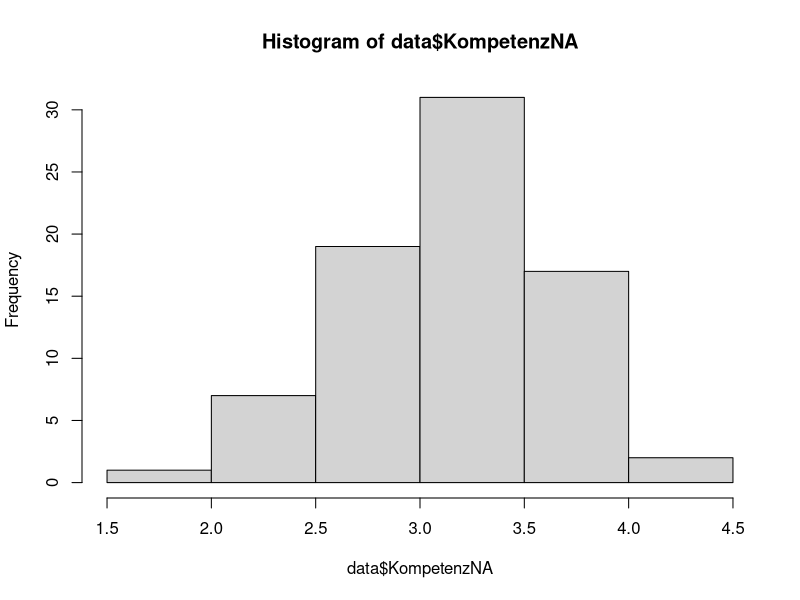
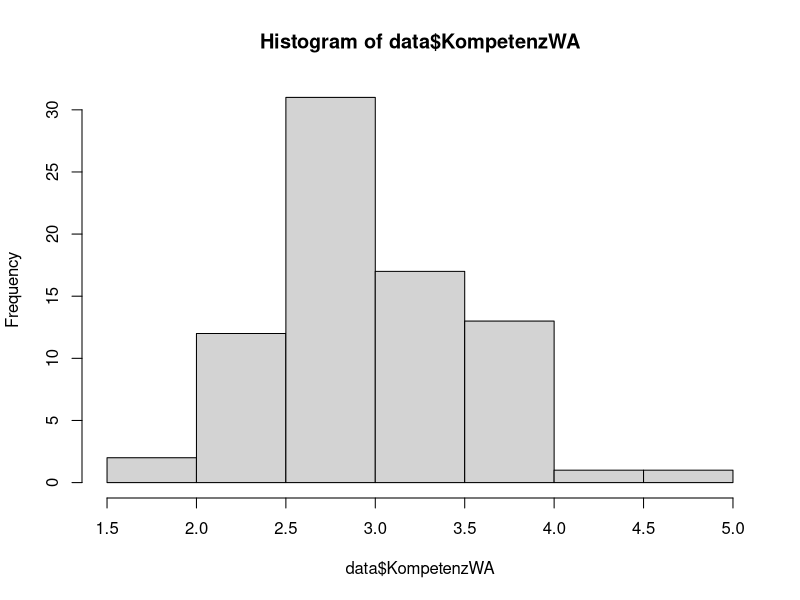
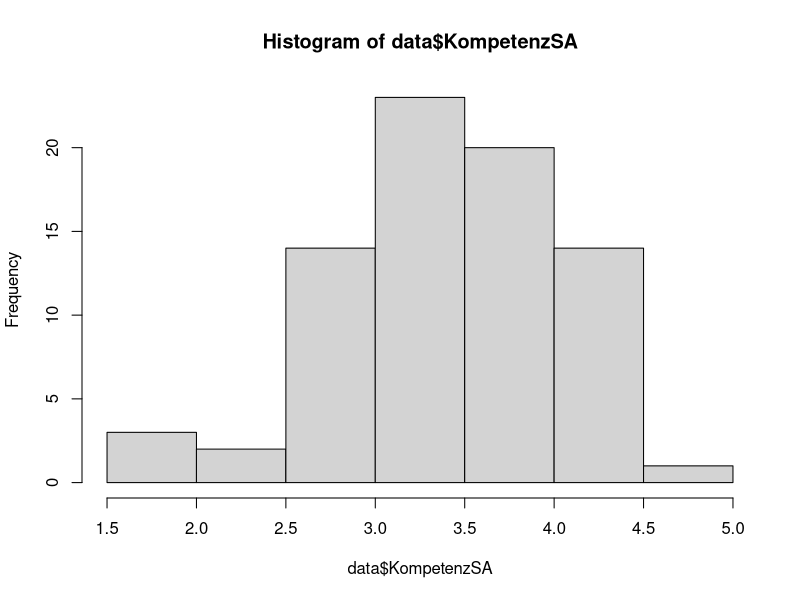
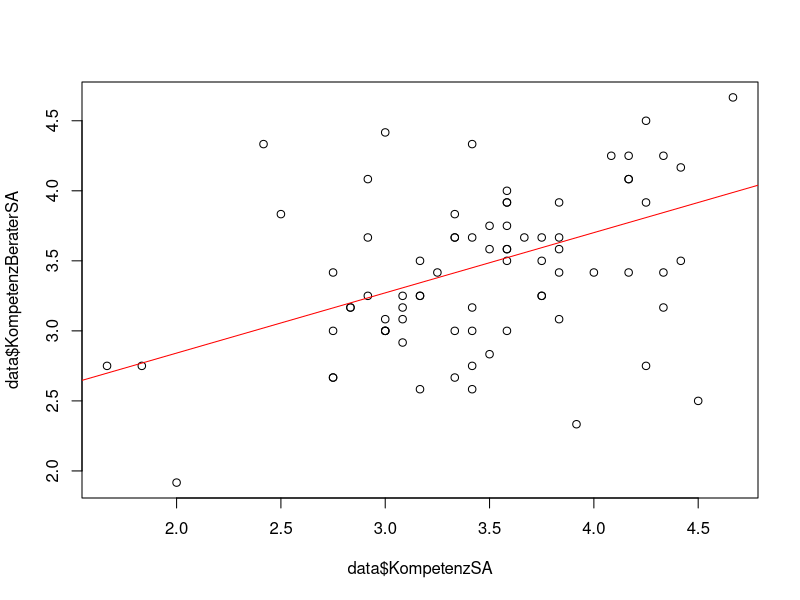
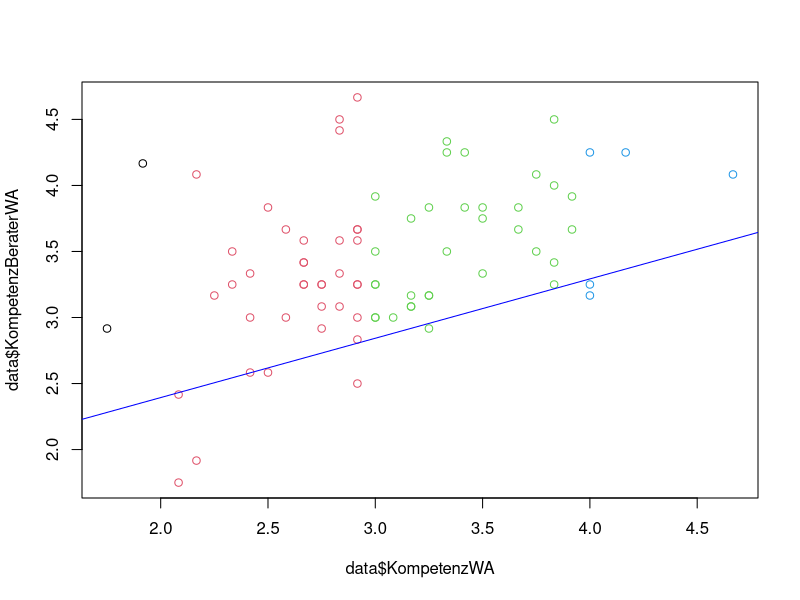
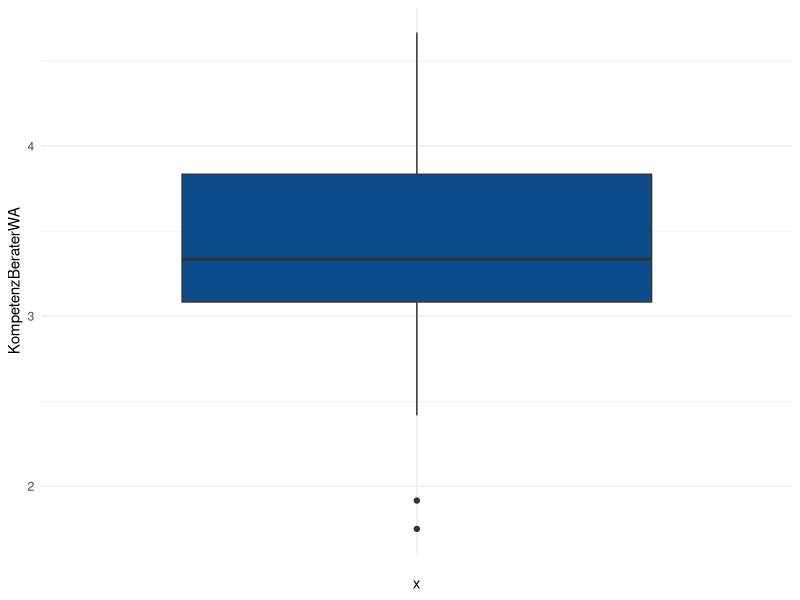
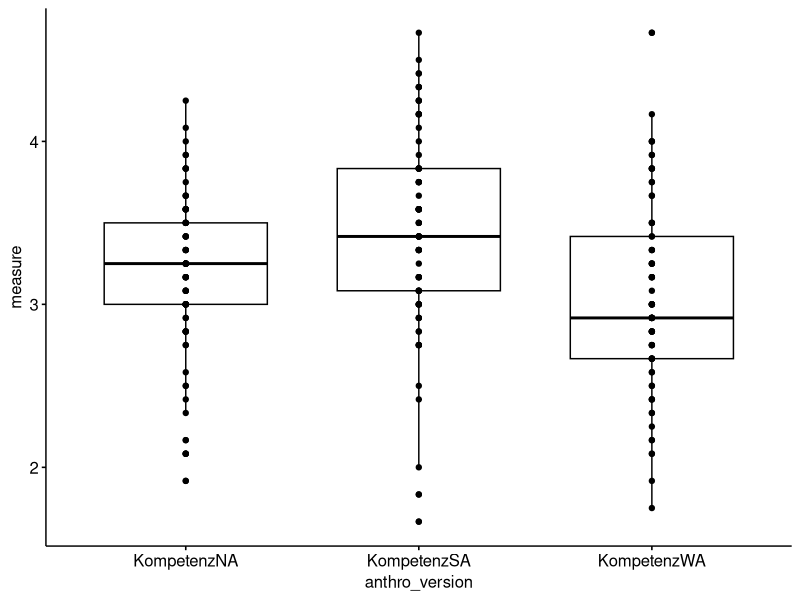
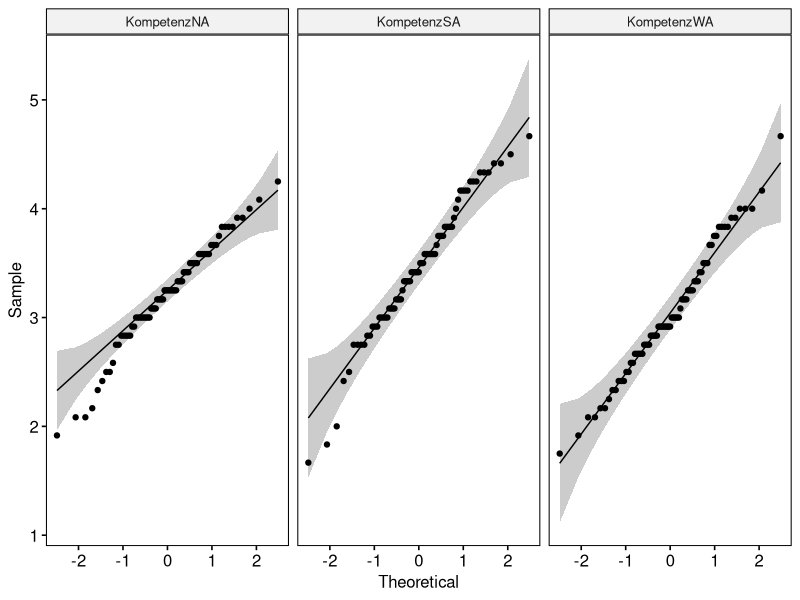

Reproduce these figures in R, in order.
library(data.table)
library(psych)
library(ggplot2)
library(tidyverse)
library(ggpubr)
library(rstatix)

# ------------------Data Loading and Preparation ------------------------
#load data
data <- fread("survey_results_manualclean.csv")
#remove empty rows
data <- data[-(64),]

# replace NANs with NA
is.nan.data.frame <- function(x)
  do.call(cbind, lapply(x, is.nan))

data[is.nan(data)] <- NA


# -------------NA------------------------------------
#Prüfung ob Kompetenzvariabeln NA normalverteilt

# Shapiro Wilk normality test
shapiro.test(data$KompetenzNA)
# W = 0.97636, p-value = 0.1612
# da p > 0.05 sind Daten normalverteilt
hist(data$KompetenzNA)
# Histogram ist etwa normalverteilt - Bestätigt Shapiro-Wilk Test

# -------------WA------------------------------------
#Prüfung ob Kompetenzvariabeln WA normalverteilt
# Shapiro Wilk normality test
shapiro.test(data$KompetenzWA)
# W = 0.98437, p-value = 0.4662
# da p > 0.05 sind Daten normalverteilt
hist(data$KompetenzWA)
# Histogram ist etwa normalverteilt - Bestätigt Shapiro-Wilk Test

# -------------SA------------------------------------
#Prüfung ob Kompetenzvariabeln SA normalverteilt
# Shapiro Wilk normality test
shapiro.test(data$KompetenzSA)
# W = 0.97451, p-value = 0.1241
# da p > 0.05 sind Daten normalverteilt
hist(data$KompetenzSA)
# Histogram ist etwa normalverteilt - Bestätigt Shapiro-Wilk Test




# --------------------------- Welch Two Sample t-Test NA-SA ----------------------------
# Vorbedingung: Ist Varianz etwa gleich?
describeBy(data$KompetenzSA, na.rm = TRUE)
describeBy(data$KompetenzNA, na.rm = TRUE)
# KompetenzSA sd = 0.61; KompetenzNA sd = 0.48

# Nullhypothese: No difference between averages of the two groups

# ---Alternativhypothese: SA ist weniger kompetent als NA
t.test(data$KompetenzNA, data$KompetenzSA, alternative = "less", na.rm = TRUE)
#t = -2.7794, df = 143.55, p-value = 0.003088
#alternative hypothesis: true difference in means is less than 0


# ---Alternativhypothese: SA ist kompetenter als NA
t.test(data$KompetenzNA, data$KompetenzSA, alternative = "greater", na.rm = TRUE)
#t = -2.7794, df = 143.55, p-value = 0.9969
#alternative hypothesis: true difference in means is greater than 0
# ---> there is not enough evidence of a difference between the (true) averages of the two groups

# ---Two-sided
t.test(data$KompetenzNA, data$KompetenzSA, alternative = "two.sided", na.rm = TRUE)
# t = -2.7794, df = 143.55, p-value = 0.006175
# alternative hypothesis: true difference in means is not equal to 0





# --------------------------- Wilcoxon NA-SA ----------------------------
describe(data$KompetenzNA)
#    vars  n mean   sd median trimmed  mad  min  max range  skew kurtosis   se
# X1    1 77  3.2 0.48   3.25    3.23 0.37 1.92 4.25  2.33 -0.45     0.16 0.05
describe(data$KompetenzSA)
#   vars  n mean   sd median trimmed  mad  min  max range  skew kurtosis   se
#X1    1 77 3.45 0.61   3.42    3.47 0.62 1.67 4.67     3 -0.41     0.24 0.07

# Ist die wahrgenommene Kompetenz des NA geringer als diejenige des SA?
wilcox.test(data$KompetenzNA, data$KompetenzSA, paired = TRUE, exact = FALSE, correct = TRUE, alternative = "less")
# V = 763, p-value = 0.001588
# alternative hypothesis: true location shift is less than 0
# --> Ja

# --------------------------- Wilcoxon NA-WA ----------------------------
describe(data$KompetenzNA)
#    vars  n mean   sd median trimmed  mad  min  max range  skew kurtosis   se
# X1    1 77  3.2 0.48   3.25    3.23 0.37 1.92 4.25  2.33 -0.45     0.16 0.05
describe(data$KompetenzWA)
#    vars  n mean  sd median trimmed  mad  min  max range skew kurtosis   se
# X1    1 77 3.04 0.58   2.92    3.03 0.49 1.75 4.67  2.92 0.26    -0.23 0.07

# Ist die wahrgenommene Kompetenz des NA geringer als diejenige des WA?
wilcox.test(data$KompetenzNA, data$KompetenzWA, paired = TRUE, exact = FALSE, correct = TRUE, alternative = "less")
# V = 1714.5, p-value = 0.9939
# --> Nein

# --------------------------- Wilcoxon WA-SA ----------------------------
describe(data$KompetenzWA)
#    vars  n mean  sd median trimmed  mad  min  max range skew kurtosis   se
# X1    1 77 3.04 0.58   2.92    3.03 0.49 1.75 4.67  2.92 0.26    -0.23 0.07
describe(data$KompetenzSA)
#   vars  n mean   sd median trimmed  mad  min  max range  skew kurtosis   se
#X1    1 77 3.45 0.61   3.42    3.47 0.62 1.67 4.67     3 -0.41     0.24 0.07

# Ist die wahrgenommene Kompetenz des NA grösser als diejenige des WA?
wilcox.test(data$KompetenzWA, data$KompetenzSA, paired = TRUE, exact = FALSE, correct = TRUE, alternative = "greater")
# V  = 496, p-value = 1
# --> Nein




# --------------------------- Multiple Regression KompetenzSA~KompetenzBeraterSA----------------------------
plot(data$KompetenzSA, data$KompetenzBeraterSA)

#Beraterkompetenz abhängig von HM Kompetenz?
testmodel <- lm(KompetenzSA~KompetenzBeraterSA, data = data)

# add line to plot which shows the estimated values
abline(testmodel, col="red")

summary(testmodel)


# --------------------------- Multiple Regression KompetenzWA~KompetenzBeraterWA----------------------------
plot(data$KompetenzWA, data$KompetenzBeraterWA, col = data$KompetenzWA)

#Beraterkompetenz abhängig von HM Kompetenz?
testmodel <- lm(KompetenzWA~KompetenzBeraterWA, data = data)
# da p-value: 6.633e-05, leistet das Modell einen Erklärungsbeitrag zur Fragestellung
# --> Multiple R-squared:  0.1923 -> ich kann ledglich 17.42% der Varianz von KompetenzWA erklären (sehr wenig)
# --> Ändert sich die KompetenzBeraterWA um 1 Einheit, steigt die KompetenzWA um 0.4371

# add line to plot which shows the estimated values
abline(testmodel, col="blue")

summary(testmodel)





# ---------------------------  Pearson Korrelation KompetenzXA~KompetenzBeraterXA----------------------------
# Voraussetzungen erfüllt gemäss https://www.methodenberatung.uzh.ch/de/datenanalyse_spss/zusammenhaenge/korrelation.html#3.6._Eine_typische_Aussage

#detect outliers using a boxplot
ggplot(data) +
  aes(x = "", y = KompetenzBeraterWA) +
  geom_boxplot(fill = "#0c4c8a") +
  theme_minimal()

# Pearson Korrelation Test
cor.test(data$KompetenzBeraterWA, data$KompetenzWA)
# t = 4.2257, df = 75, p-value = 6.633e-05
# alternative hypothesis: true correlation is not equal to 0
# 95 percent confidence interval:
#  0.2379086 0.6032485
# sample estimates:
#   cor 
# 0.4385202 

cor.test(data$KompetenzBeraterNA, data$KompetenzNA)
# t = 4.7501, df = 75, p-value = 9.558e-06
# alternative hypothesis: true correlation is not equal to 0
# 95 percent confidence interval:
#   0.2879387 0.6363403
# sample estimates:
#   cor 
# 0.4809031 

cor.test(data$KompetenzBeraterSA, data$KompetenzSA)
# t = 3.6911, df = 75, p-value = 0.000421
# alternative hypothesis: true correlation is not equal to 0
# 95 percent confidence interval:
#   0.1842852 0.5663259
# sample estimates:
#   cor 
# 0.3920805 




# ---------------------------  Pearson Korrelation KompetenzXA~KompetenzXA - Honesty----------------------------
# Voraussetzungen erfüllt gemäss https://www.methodenberatung.uzh.ch/de/datenanalyse_spss/zusammenhaenge/korrelation.html#3.6._Eine_typische_Aussage





# ---------------------------   Repeated One-way ANOVA HM ----------------------------
# data preparation
# extract the 3 competence measure-columns NA, WA, SA
data_extract <- data %>% select(id, KompetenzNA, KompetenzWA, KompetenzSA)
# rearrange values
competence <- data_extract %>%  
  gather(key = "anthro_version", value = "measure", KompetenzNA, KompetenzWA, KompetenzSA) %>% 
  convert_as_factor(id, anthro_version)

# compute some summary statistics
competence %>%
  group_by(anthro_version) %>%
  get_summary_stats(measure, type = "mean_sd")
# A tibble: 3 x 5
#anthro_version variable     n  mean    sd
# <fct>            <chr>    <dbl> <dbl> <dbl>
# 1 KompetenzNA    measure     77  3.20 0.477
# 2 KompetenzSA    measure     77  3.45 0.611
# 3 KompetenzWA    measure     77  3.04 0.578

# Visualize
bxp <- ggboxplot(competence, x = "anthro_version", y = "measure", add = "point")
bxp

#Check for extreme outliers
competence %>%
  group_by(anthro_version) %>%
  identify_outliers(measure)
# --> No, extreme outliers

# Check normality assumption
competence %>%
  group_by(anthro_version) %>%
  shapiro_test(measure)
# The competence scores are all normally distributed at each anthro_version, as assessed by Shapiro-Wilk’s test (p > 0.05).

# Additional normality assumptions check since Shapiro Wilks test can get sensitive to minor deviation from normality with sample size > 50
ggqqplot(competence, "measure", facet.by = "anthro_version")

# Computation of repeated ANOVA
res.aov <- anova_test(data = competence, dv = measure, wid = id, within = anthro_version)
get_anova_table(res.aov)
## ANOVA Table (type III tests)
## 
##   Effect         DFn DFd F      p        p<.05   ges
## 1 anthro_version   2 152 16.327 3.77e-07     * 0.084
## --> The competence score is statistically significantly different for the different anthro_versions NA, WA, and SA

# Posthoc test
# pairwise comparisons
pwc <- competence %>%
  pairwise_t_test(
    measure ~ anthro_version, paired = TRUE,
    p.adjust.method = "bonferroni"
  )
pwc
# A tibble: 3 x 10
#.y.         group1      group2         n1    n2 statistic    df           p     p.adj p.adj.signif
#*   <chr>   <chr>       <chr>       <int> <int>     <dbl> <dbl>       <dbl>     <dbl> <chr>       
#  1 measure KompetenzNA KompetenzSA    77    77     -3.23    76 0.002       0.005      **            
#  2 measure KompetenzNA KompetenzWA    77    77      2.45    76 0.016       0.049      *           
#  3 measure KompetenzSA KompetenzWA    77    77      5.58    76 0.000000357 0.00000107 ****       
# --> First and last of the pairwise differences are statistically significant, since all p-values<(0.05/3=0.017) 
# (Slide 7: https://www.ebpi.uzh.ch/dam/jcr:ffffffff-c1f2-5119-0000-000078458c66/slides-anova.pdf)

# Visualization: box plots with p-values
pwc <- pwc %>% add_xy_position(x = "anthro_version")
bxp + 
  stat_pvalue_manual(pwc) +
  labs(
    subtitle = get_test_label(res.aov, detailed = TRUE),
    caption = get_pwc_label(pwc)
  )


# ---------------------------   Repeated One-way ANOVA Berater----------------------------
# data preparation
# extract the 3 competence measure-columns NA, WA, SA
data_extract_Berater <- data %>% select(id, KompetenzBeraterKL, KompetenzBeraterNA, KompetenzBeraterWA, KompetenzBeraterSA)

# rearrange values
competence_Berater <- data_extract_Berater %>%  
  gather(key = "anthro_version", value = "measure", KompetenzBeraterKL, KompetenzBeraterNA, KompetenzBeraterWA, KompetenzBeraterSA) %>% 
  convert_as_factor(id, anthro_version)

# replace all two NA in KL with mean of KL values 3.36 to enable Posthoc test
competence_Berater[is.na(competence_Berater)] <- 3.36


# compute some summary statistics
competence_Berater %>%
  group_by(anthro_version) %>%
  get_summary_stats(measure, type = "mean_sd")
# A tibble: 3 x 5
#   anthro_version     variable     n  mean    sd
#   <fct>              <chr>    <dbl> <dbl> <dbl>
# 1 KompetenzBeraterKL measure     75  3.36 0.669
# 2 KompetenzBeraterNA measure     77  3.45 0.522
# 3 KompetenzBeraterSA measure     77  3.42 0.557
# 4 KompetenzBeraterWA measure     77  3.44 0.564

# Visualize
bxp <- ggboxplot(competence_Berater, x = "anthro_version", y = "measure", add = "point")
bxp

#Check for extreme outliers
competence_Berater %>%
  group_by(anthro_version) %>%
  identify_outliers(measure)
# --> 3 outliers; No extreme outliers

# Check normality assumption
competence_Berater %>%
  group_by(anthro_version) %>%
  shapiro_test(measure)
# The competence measures are all normally distributed at each anthro_version, as assessed by Shapiro-Wilk’s test (p > 0.05).

# Additional normality assumptions check since Shapiro Wilks test can get sensitive to minor deviation from normality with sample size > 50
ggqqplot(competence_Berater, "measure", facet.by = "anthro_version")

# Computation of repeated ANOVA
res.aov <- anova_test(data = competence_Berater, dv = measure, wid = id, within = anthro_version)
get_anova_table(res.aov)
## ANOVA Table (type III tests)
## 
##        Effect  DFn    DFd     F     p p<.05   ges
## anthro_version 2.48 183.55 1.091   0.347       0.004
## --> The competence score of Berater is NOT statistically significantly different for the different anthro_versions KL, NA, WA, and SA


# Posthoc test
# pairwise comparisons
pwc <- competence_Berater %>%
  pairwise_t_test(
    measure ~ anthro_version, paired = TRUE,
    p.adjust.method = "bonferroni"
  )
pwc
# A tibble: 3 x 10
# .y.     group1             group2                n1    n2 statistic    df     p p.adj p.adj.signif
# * <chr>   <chr>              <chr>              <int> <int>     <dbl> <dbl> <dbl> <dbl> <chr>       
# 1 measure KompetenzBeraterKL KompetenzBeraterNA    77    77    -1.45     76 0.151 0.906 ns          
# 2 measure KompetenzBeraterKL KompetenzBeraterSA    77    77    -0.801    76 0.426 1     ns          
# 3 measure KompetenzBeraterKL KompetenzBeraterWA    77    77    -1.29     76 0.202 1     ns          
# 4 measure KompetenzBeraterNA KompetenzBeraterSA    77    77     0.713    76 0.478 1     ns          
# 5 measure KompetenzBeraterNA KompetenzBeraterWA    77    77     0.231    76 0.818 1     ns          
# 6 measure KompetenzBeraterSA KompetenzBeraterWA    77    77    -0.605    76 0.547 1     ns       
# --> None of the pairwise differences are statistically significant, since all p-values<(0.05/3=0.017) 
# (Slide 7: https://www.ebpi.uzh.ch/dam/jcr:ffffffff-c1f2-5119-0000-000078458c66/slides-anova.pdf)

# Visualization: box plots with p-values
pwc <- pwc %>% add_xy_position(x = "anthro_version")
bxp + 
  stat_pvalue_manual(pwc) +
  labs(
    subtitle = get_test_label(res.aov, detailed = TRUE),
    caption = get_pwc_label(pwc)
  )
